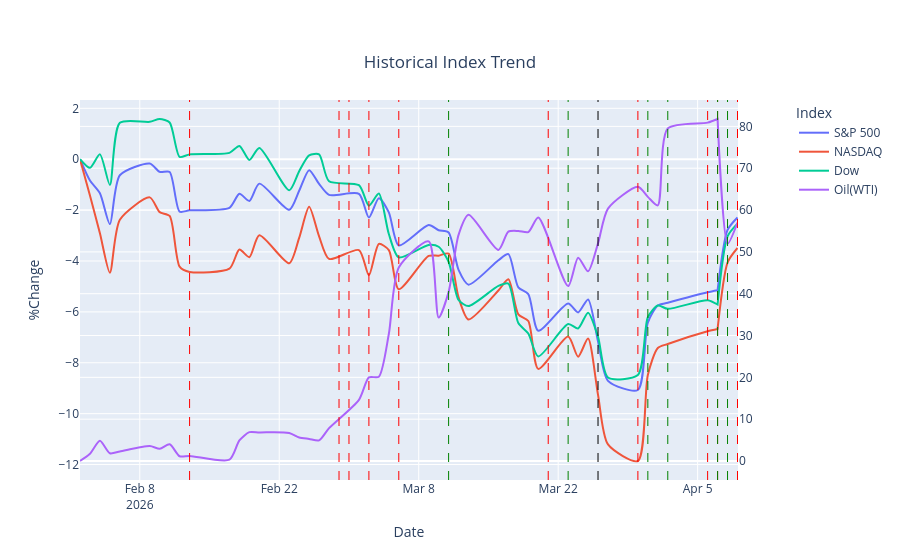

Notebook code cell kept with this figure:
### Code cell
# Create figure with secondary y-axis
fig = make_subplots(specs=[[{"secondary_y": True}]])


for ticker in tickers:
    secondary_y = True if ticker == 'CL=F' else False 
    fig.add_trace(go.Scatter(x=data_file.Date, y=data_file[ticker],
                            name=display_name[ticker],
                             line_shape='spline',  # Sets the line to spline shape
                             line=dict(smoothing=0.7), # Adjusts the smoothness (0 to 1.3)
                             customdata = data_file[["date","event"]].fillna(''),
                            hovertemplate="Date:%{customdata[0]}<br>%{customdata[1]}<br>%{y}"),
                  secondary_y=secondary_y
                 )
for date,event_type,event in zip(events.date,events.type,events.event):
    if event_type == 'escalation':
        color = 'red'
    elif event_type == 'de-escalation':
        color = 'green'
    else:
        color = 'black'
        
    fig.add_vline(x=date, line_width = 1, line_dash = 'dash', line_color = color)

    
fig.update_layout(legend_title_text = "Index",
                  title={
                      'text': "Historical Index Trend",
                      'y': 0.9,
                      'x': 0.5,
                      'xanchor': 'center',
                      'yanchor': 'top'
                  }
                 )
fig.update_xaxes(title_text="Date")
fig.update_yaxes(title_text="%Change", secondary_y=False)
fig.show()

### Figure 1 — Plotly figure (JSON) as saved in the notebook; plotly's stock layout.template omitted (floating-point values rounded to 4 significant figures)
{"data": [{"customdata": [["Feb 02", ""], ["Feb 03", ""], ["Feb 04", ""], ["Feb 05", ""], ["Feb 06", ""], ["Feb 09", ""], ["Feb 10", ""], ["Feb 11", ""], ["Feb 12", ""], ["Feb 13", "Trump orders USS Gerald Ford carrier group to Middle East"], ["Feb 17", ""], ["Feb 18", ""], ["Feb 19", ""], ["Feb 20", ""], ["Feb 23", ""], ["Feb 24", ""], ["Feb 25", ""], ["Feb 26", ""], ["Feb 27", ""], ["Mar 02", ""], ["Mar 03", "Trump says war will last 4-5 weeks"], ["Mar 04", ""], ["Mar 05", ""], ["Mar 06", "Trump: No deal without 'unconditional surrender'"], ["Mar 09", ""], ["Mar 10", ""], ["Mar 11", "Trump primetime speech: 'War ends soon'"], ["Mar 12", ""], ["Mar 13", ""], ["Mar 16", ""], ["Mar 17", ""], ["Mar 18", ""], ["Mar 19", ""], ["Mar 20", ""], ["Mar 23", "Trump postpones strikes 5 days citing 'productive conversations'"], ["Mar 24", ""], ["Mar 25", ""], ["Mar 26", "Trump extends deadline 10 days but warns 'get serious soon'"], ["Mar 27", ""], ["Mar 30", "Trump threatens to destroy oil wells and Kharg Island"], ["Mar 31", "Report: Iran president open to ending war with guarantees"], ["Apr 01", ""], ["Apr 02", "Trump primetime speech: 'Getting very close'"], ["Apr 06", "Trump sets final deadline: Tuesday April 7 8pm ET"], ["Apr 07", "Trump: 'A whole civilization will die tonight'"], ["Apr 07", "Trump announces 2-week ceasefire via Truth Social"], ["Apr 08", "Trump: 'Big money will be made' as Hormuz reopens"], ["Apr 09", "Trump: military stays until 'real agreement' - Iran's plan 'totally fake'"]], "hovertemplate": "Date:%{customdata[0]}<br>%{customdata[1]}<br>%{y}", "line": {"shape": "spline", "smoothing": 0.7}, "name": "S&P 500", "type": "scatter", "x": ["2026-02-02T00:00:00.000000000", "2026-02-03T00:00:00.000000000", "2026-02-04T00:00:00.000000000", "2026-02-05T00:00:00.000000000", "2026-02-06T00:00:00.000000000", "2026-02-09T00:00:00.000000000", "2026-02-10T00:00:00.000000000", "2026-02-11T00:00:00.000000000", "2026-02-12T00:00:00.000000000", "2026-02-13T00:00:00.000000000", "2026-02-17T00:00:00.000000000", "2026-02-18T00:00:00.000000000", "2026-02-19T00:00:00.000000000", "2026-02-20T00:00:00.000000000", "2026-02-23T00:00:00.000000000", "2026-02-24T00:00:00.000000000", "2026-02-25T00:00:00.000000000", "2026-02-26T00:00:00.000000000", "2026-02-27T00:00:00.000000000", "2026-03-02T00:00:00.000000000", "2026-03-03T00:00:00.000000000", "2026-03-04T00:00:00.000000000", "2026-03-05T00:00:00.000000000", "2026-03-06T00:00:00.000000000", "2026-03-09T00:00:00.000000000", "2026-03-10T00:00:00.000000000", "2026-03-11T00:00:00.000000000", "2026-03-12T00:00:00.000000000", "2026-03-13T00:00:00.000000000", "2026-03-16T00:00:00.000000000", "2026-03-17T00:00:00.000000000", "2026-03-18T00:00:00.000000000", "2026-03-19T00:00:00.000000000", "2026-03-20T00:00:00.000000000", "2026-03-23T00:00:00.000000000", "2026-03-24T00:00:00.000000000", "2026-03-25T00:00:00.000000000", "2026-03-26T00:00:00.000000000", "2026-03-27T00:00:00.000000000", "2026-03-30T00:00:00.000000000", "2026-03-31T00:00:00.000000000", "2026-04-01T00:00:00.000000000", "2026-04-02T00:00:00.000000000", "2026-04-06T00:00:00.000000000", "2026-04-07T00:00:00.000000000", "2026-04-07T00:00:00.000000000", "2026-04-08T00:00:00.000000000", "2026-04-09T00:00:00.000000000"], "xaxis": "x", "y": [0.0, -0.84, -1.34, -2.55, -0.63, -0.17, -0.5, -0.5, -2.06, -2.01, -1.91, -1.36, -1.64, -0.96, -1.99, -1.24, -0.43, -0.97, -1.4, -1.36, -2.29, -1.53, -2.09, -3.39, -2.59, -2.79, -2.88, -4.35, -4.93, -3.97, -3.73, -5.04, -5.3, -6.74, -5.67, -6.02, -5.51, -7.16, -8.71, -9.07, -6.42, -5.75, -5.64, -5.23, -5.15, -5.15, -2.78, -2.29], "yaxis": "y"}, {"customdata": [["Feb 02", ""], ["Feb 03", ""], ["Feb 04", ""], ["Feb 05", ""], ["Feb 06", ""], ["Feb 09", ""], ["Feb 10", ""], ["Feb 11", ""], ["Feb 12", ""], ["Feb 13", "Trump orders USS Gerald Ford carrier group to Middle East"], ["Feb 17", ""], ["Feb 18", ""], ["Feb 19", ""], ["Feb 20", ""], ["Feb 23", ""], ["Feb 24", ""], ["Feb 25", ""], ["Feb 26", ""], ["Feb 27", ""], ["Mar 02", ""], ["Mar 03", "Trump says war will last 4-5 weeks"], ["Mar 04", ""], ["Mar 05", ""], ["Mar 06", "Trump: No deal without 'unconditional surrender'"], ["Mar 09", ""], ["Mar 10", ""], ["Mar 11", "Trump primetime speech: 'War ends soon'"], ["Mar 12", ""], ["Mar 13", ""], ["Mar 16", ""], ["Mar 17", ""], ["Mar 18", ""], ["Mar 19", ""], ["Mar 20", ""], ["Mar 23", "Trump postpones strikes 5 days citing 'productive conversations'"], ["Mar 24", ""], ["Mar 25", ""], ["Mar 26", "Trump extends deadline 10 days but warns 'get serious soon'"], ["Mar 27", ""], ["Mar 30", "Trump threatens to destroy oil wells and Kharg Island"], ["Mar 31", "Report: Iran president open to ending war with guarantees"], ["Apr 01", ""], ["Apr 02", "Trump primetime speech: 'Getting very close'"], ["Apr 06", "Trump sets final deadline: Tuesday April 7 8pm ET"], ["Apr 07", "Trump: 'A whole civilization will die tonight'"], ["Apr 07", "Trump announces 2-week ceasefire via Truth Social"], ["Apr 08", "Trump: 'Big money will be made' as Hormuz reopens"], ["Apr 09", "Trump: military stays until 'real agreement' - Iran's plan 'totally fake'"]], "hovertemplate": "Date:%{customdata[0]}<br>%{customdata[1]}<br>%{y}", "line": {"shape": "spline", "smoothing": 0.7}, "name": "NASDAQ", "type": "scatter", "x": ["2026-02-02T00:00:00.000000000", "2026-02-03T00:00:00.000000000", "2026-02-04T00:00:00.000000000", "2026-02-05T00:00:00.000000000", "2026-02-06T00:00:00.000000000", "2026-02-09T00:00:00.000000000", "2026-02-10T00:00:00.000000000", "2026-02-11T00:00:00.000000000", "2026-02-12T00:00:00.000000000", "2026-02-13T00:00:00.000000000", "2026-02-17T00:00:00.000000000", "2026-02-18T00:00:00.000000000", "2026-02-19T00:00:00.000000000", "2026-02-20T00:00:00.000000000", "2026-02-23T00:00:00.000000000", "2026-02-24T00:00:00.000000000", "2026-02-25T00:00:00.000000000", "2026-02-26T00:00:00.000000000", "2026-02-27T00:00:00.000000000", "2026-03-02T00:00:00.000000000", "2026-03-03T00:00:00.000000000", "2026-03-04T00:00:00.000000000", "2026-03-05T00:00:00.000000000", "2026-03-06T00:00:00.000000000", "2026-03-09T00:00:00.000000000", "2026-03-10T00:00:00.000000000", "2026-03-11T00:00:00.000000000", "2026-03-12T00:00:00.000000000", "2026-03-13T00:00:00.000000000", "2026-03-16T00:00:00.000000000", "2026-03-17T00:00:00.000000000", "2026-03-18T00:00:00.000000000", "2026-03-19T00:00:00.000000000", "2026-03-20T00:00:00.000000000", "2026-03-23T00:00:00.000000000", "2026-03-24T00:00:00.000000000", "2026-03-25T00:00:00.000000000", "2026-03-26T00:00:00.000000000", "2026-03-27T00:00:00.000000000", "2026-03-30T00:00:00.000000000", "2026-03-31T00:00:00.000000000", "2026-04-01T00:00:00.000000000", "2026-04-02T00:00:00.000000000", "2026-04-06T00:00:00.000000000", "2026-04-07T00:00:00.000000000", "2026-04-07T00:00:00.000000000", "2026-04-08T00:00:00.000000000", "2026-04-09T00:00:00.000000000"], "xaxis": "x", "y": [0.0, -1.43, -2.91, -4.46, -2.38, -1.5, -2.08, -2.23, -4.22, -4.43, -4.3, -3.55, -3.85, -2.99, -4.09, -3.09, -1.87, -3.03, -3.92, -3.57, -4.56, -3.33, -3.57, -5.11, -3.8, -3.79, -3.71, -5.43, -6.3, -5.16, -4.72, -6.1, -6.36, -8.24, -6.97, -7.76, -7.05, -9.26, -11.21, -11.86, -8.48, -7.42, -7.26, -6.76, -6.67, -6.67, -4.06, -3.49], "yaxis": "y"}, {"customdata": [["Feb 02", ""], ["Feb 03", ""], ["Feb 04", ""], ["Feb 05", ""], ["Feb 06", ""], ["Feb 09", ""], ["Feb 10", ""], ["Feb 11", ""], ["Feb 12", ""], ["Feb 13", "Trump orders USS Gerald Ford carrier group to Middle East"], ["Feb 17", ""], ["Feb 18", ""], ["Feb 19", ""], ["Feb 20", ""], ["Feb 23", ""], ["Feb 24", ""], ["Feb 25", ""], ["Feb 26", ""], ["Feb 27", ""], ["Mar 02", ""], ["Mar 03", "Trump says war will last 4-5 weeks"], ["Mar 04", ""], ["Mar 05", ""], ["Mar 06", "Trump: No deal without 'unconditional surrender'"], ["Mar 09", ""], ["Mar 10", ""], ["Mar 11", "Trump primetime speech: 'War ends soon'"], ["Mar 12", ""], ["Mar 13", ""], ["Mar 16", ""], ["Mar 17", ""], ["Mar 18", ""], ["Mar 19", ""], ["Mar 20", ""], ["Mar 23", "Trump postpones strikes 5 days citing 'productive conversations'"], ["Mar 24", ""], ["Mar 25", ""], ["Mar 26", "Trump extends deadline 10 days but warns 'get serious soon'"], ["Mar 27", ""], ["Mar 30", "Trump threatens to destroy oil wells and Kharg Island"], ["Mar 31", "Report: Iran president open to ending war with guarantees"], ["Apr 01", ""], ["Apr 02", "Trump primetime speech: 'Getting very close'"], ["Apr 06", "Trump sets final deadline: Tuesday April 7 8pm ET"], ["Apr 07", "Trump: 'A whole civilization will die tonight'"], ["Apr 07", "Trump announces 2-week ceasefire via Truth Social"], ["Apr 08", "Trump: 'Big money will be made' as Hormuz reopens"], ["Apr 09", "Trump: military stays until 'real agreement' - Iran's plan 'totally fake'"]], "hovertemplate": "Date:%{customdata[0]}<br>%{customdata[1]}<br>%{y}", "line": {"shape": "spline", "smoothing": 0.7}, "name": "Dow", "type": "scatter", "x": ["2026-02-02T00:00:00.000000000", "2026-02-03T00:00:00.000000000", "2026-02-04T00:00:00.000000000", "2026-02-05T00:00:00.000000000", "2026-02-06T00:00:00.000000000", "2026-02-09T00:00:00.000000000", "2026-02-10T00:00:00.000000000", "2026-02-11T00:00:00.000000000", "2026-02-12T00:00:00.000000000", "2026-02-13T00:00:00.000000000", "2026-02-17T00:00:00.000000000", "2026-02-18T00:00:00.000000000", "2026-02-19T00:00:00.000000000", "2026-02-20T00:00:00.000000000", "2026-02-23T00:00:00.000000000", "2026-02-24T00:00:00.000000000", "2026-02-25T00:00:00.000000000", "2026-02-26T00:00:00.000000000", "2026-02-27T00:00:00.000000000", "2026-03-02T00:00:00.000000000", "2026-03-03T00:00:00.000000000", "2026-03-04T00:00:00.000000000", "2026-03-05T00:00:00.000000000", "2026-03-06T00:00:00.000000000", "2026-03-09T00:00:00.000000000", "2026-03-10T00:00:00.000000000", "2026-03-11T00:00:00.000000000", "2026-03-12T00:00:00.000000000", "2026-03-13T00:00:00.000000000", "2026-03-16T00:00:00.000000000", "2026-03-17T00:00:00.000000000", "2026-03-18T00:00:00.000000000", "2026-03-19T00:00:00.000000000", "2026-03-20T00:00:00.000000000", "2026-03-23T00:00:00.000000000", "2026-03-24T00:00:00.000000000", "2026-03-25T00:00:00.000000000", "2026-03-26T00:00:00.000000000", "2026-03-27T00:00:00.000000000", "2026-03-30T00:00:00.000000000", "2026-03-31T00:00:00.000000000", "2026-04-01T00:00:00.000000000", "2026-04-02T00:00:00.000000000", "2026-04-06T00:00:00.000000000", "2026-04-07T00:00:00.000000000", "2026-04-07T00:00:00.000000000", "2026-04-08T00:00:00.000000000", "2026-04-09T00:00:00.000000000"], "xaxis": "x", "y": [0.0, -0.34, 0.19, -1.01, 1.43, 1.47, 1.58, 1.44, 0.09, 0.19, 0.25, 0.52, -0.03, 0.44, -1.22, -0.47, 0.15, 0.19, -0.87, -1.02, -1.83, -1.35, -2.94, -3.86, -3.37, -3.44, -4.03, -5.53, -5.77, -4.98, -4.89, -6.44, -6.85, -7.75, -6.48, -6.65, -6.03, -6.98, -8.58, -8.48, -6.21, -5.75, -5.88, -5.54, -5.71, -5.71, -3.03, -2.53], "yaxis": "y"}, {"customdata": [["Feb 02", ""], ["Feb 03", ""], ["Feb 04", ""], ["Feb 05", ""], ["Feb 06", ""], ["Feb 09", ""], ["Feb 10", ""], ["Feb 11", ""], ["Feb 12", ""], ["Feb 13", "Trump orders USS Gerald Ford carrier group to Middle East"], ["Feb 17", ""], ["Feb 18", ""], ["Feb 19", ""], ["Feb 20", ""], ["Feb 23", ""], ["Feb 24", ""], ["Feb 25", ""], ["Feb 26", ""], ["Feb 27", ""], ["Mar 02", ""], ["Mar 03", "Trump says war will last 4-5 weeks"], ["Mar 04", ""], ["Mar 05", ""], ["Mar 06", "Trump: No deal without 'unconditional surrender'"], ["Mar 09", ""], ["Mar 10", ""], ["Mar 11", "Trump primetime speech: 'War ends soon'"], ["Mar 12", ""], ["Mar 13", ""], ["Mar 16", ""], ["Mar 17", ""], ["Mar 18", ""], ["Mar 19", ""], ["Mar 20", ""], ["Mar 23", "Trump postpones strikes 5 days citing 'productive conversations'"], ["Mar 24", ""], ["Mar 25", ""], ["Mar 26", "Trump extends deadline 10 days but warns 'get serious soon'"], ["Mar 27", ""], ["Mar 30", "Trump threatens to destroy oil wells and Kharg Island"], ["Mar 31", "Report: Iran president open to ending war with guarantees"], ["Apr 01", ""], ["Apr 02", "Trump primetime speech: 'Getting very close'"], ["Apr 06", "Trump sets final deadline: Tuesday April 7 8pm ET"], ["Apr 07", "Trump: 'A whole civilization will die tonight'"], ["Apr 07", "Trump announces 2-week ceasefire via Truth Social"], ["Apr 08", "Trump: 'Big money will be made' as Hormuz reopens"], ["Apr 09", "Trump: military stays until 'real agreement' - Iran's plan 'totally fake'"]], "hovertemplate": "Date:%{customdata[0]}<br>%{customdata[1]}<br>%{y}", "line": {"shape": "spline", "smoothing": 0.7}, "name": "Oil(WTI)", "type": "scatter", "x": ["2026-02-02T00:00:00.000000000", "2026-02-03T00:00:00.000000000", "2026-02-04T00:00:00.000000000", "2026-02-05T00:00:00.000000000", "2026-02-06T00:00:00.000000000", "2026-02-09T00:00:00.000000000", "2026-02-10T00:00:00.000000000", "2026-02-11T00:00:00.000000000", "2026-02-12T00:00:00.000000000", "2026-02-13T00:00:00.000000000", "2026-02-17T00:00:00.000000000", "2026-02-18T00:00:00.000000000", "2026-02-19T00:00:00.000000000", "2026-02-20T00:00:00.000000000", "2026-02-23T00:00:00.000000000", "2026-02-24T00:00:00.000000000", "2026-02-25T00:00:00.000000000", "2026-02-26T00:00:00.000000000", "2026-02-27T00:00:00.000000000", "2026-03-02T00:00:00.000000000", "2026-03-03T00:00:00.000000000", "2026-03-04T00:00:00.000000000", "2026-03-05T00:00:00.000000000", "2026-03-06T00:00:00.000000000", "2026-03-09T00:00:00.000000000", "2026-03-10T00:00:00.000000000", "2026-03-11T00:00:00.000000000", "2026-03-12T00:00:00.000000000", "2026-03-13T00:00:00.000000000", "2026-03-16T00:00:00.000000000", "2026-03-17T00:00:00.000000000", "2026-03-18T00:00:00.000000000", "2026-03-19T00:00:00.000000000", "2026-03-20T00:00:00.000000000", "2026-03-23T00:00:00.000000000", "2026-03-24T00:00:00.000000000", "2026-03-25T00:00:00.000000000", "2026-03-26T00:00:00.000000000", "2026-03-27T00:00:00.000000000", "2026-03-30T00:00:00.000000000", "2026-03-31T00:00:00.000000000", "2026-04-01T00:00:00.000000000", "2026-04-02T00:00:00.000000000", "2026-04-06T00:00:00.000000000", "2026-04-07T00:00:00.000000000", "2026-04-07T00:00:00.000000000", "2026-04-08T00:00:00.000000000", "2026-04-09T00:00:00.000000000"], "xaxis": "x", "y": [0.0, 1.72, 4.83, 1.85, 2.27, 3.57, 2.93, 4.01, 1.13, 1.21, 0.31, 4.91, 6.9, 6.84, 6.71, 5.62, 5.28, 4.94, 7.85, 14.63, 19.99, 20.15, 30.37, 46.28, 52.51, 34.29, 40.41, 54.06, 58.85, 50.47, 54.83, 55.0, 54.72, 58.22, 41.82, 48.62, 45.35, 52.04, 60.35, 65.56, 63.15, 61.12, 79.5, 80.9, 81.77, 81.77, 51.93, 57.0], "yaxis": "y2"}], "layout": {"legend": {"title": {"text": "Index"}}, "shapes": [{"line": {"color": "red", "dash": "dash", "width": 1}, "type": "line", "x0": "2026-02-13T00:00:00", "x1": "2026-02-13T00:00:00", "xref": "x", "y0": 0, "y1": 1, "yref": "y domain"}, {"line": {"color": "red", "dash": "dash", "width": 1}, "type": "line", "x0": "2026-02-28T00:00:00", "x1": "2026-02-28T00:00:00", "xref": "x", "y0": 0, "y1": 1, "yref": "y domain"}, {"line": {"color": "red", "dash": "dash", "width": 1}, "type": "line", "x0": "2026-03-01T00:00:00", "x1": "2026-03-01T00:00:00", "xref": "x", "y0": 0, "y1": 1, "yref": "y domain"}, {"line": {"color": "red", "dash": "dash", "width": 1}, "type": "line", "x0": "2026-03-03T00:00:00", "x1": "2026-03-03T00:00:00", "xref": "x", "y0": 0, "y1": 1, "yref": "y domain"}, {"line": {"color": "red", "dash": "dash", "width": 1}, "type": "line", "x0": "2026-03-06T00:00:00", "x1": "2026-03-06T00:00:00", "xref": "x", "y0": 0, "y1": 1, "yref": "y domain"}, {"line": {"color": "green", "dash": "dash", "width": 1}, "type": "line", "x0": "2026-03-11T00:00:00", "x1": "2026-03-11T00:00:00", "xref": "x", "y0": 0, "y1": 1, "yref": "y domain"}, {"line": {"color": "red", "dash": "dash", "width": 1}, "type": "line", "x0": "2026-03-21T00:00:00", "x1": "2026-03-21T00:00:00", "xref": "x", "y0": 0, "y1": 1, "yref": "y domain"}, {"line": {"color": "green", "dash": "dash", "width": 1}, "type": "line", "x0": "2026-03-23T00:00:00", "x1": "2026-03-23T00:00:00", "xref": "x", "y0": 0, "y1": 1, "yref": "y domain"}, {"line": {"color": "black", "dash": "dash", "width": 1}, "type": "line", "x0": "2026-03-26T00:00:00", "x1": "2026-03-26T00:00:00", "xref": "x", "y0": 0, "y1": 1, "yref": "y domain"}, {"line": {"color": "red", "dash": "dash", "width": 1}, "type": "line", "x0": "2026-03-30T00:00:00", "x1": "2026-03-30T00:00:00", "xref": "x", "y0": 0, "y1": 1, "yref": "y domain"}, {"line": {"color": "green", "dash": "dash", "width": 1}, "type": "line", "x0": "2026-03-31T00:00:00", "x1": "2026-03-31T00:00:00", "xref": "x", "y0": 0, "y1": 1, "yref": "y domain"}, {"line": {"color": "green", "dash": "dash", "width": 1}, "type": "line", "x0": "2026-04-02T00:00:00", "x1": "2026-04-02T00:00:00", "xref": "x", "y0": 0, "y1": 1, "yref": "y domain"}, {"line": {"color": "red", "dash": "dash", "width": 1}, "type": "line", "x0": "2026-04-06T00:00:00", "x1": "2026-04-06T00:00:00", "xref": "x", "y0": 0, "y1": 1, "yref": "y domain"}, {"line": {"color": "red", "dash": "dash", "width": 1}, "type": "line", "x0": "2026-04-07T00:00:00", "x1": "2026-04-07T00:00:00", "xref": "x", "y0": 0, "y1": 1, "yref": "y domain"}, {"line": {"color": "green", "dash": "dash", "width": 1}, "type": "line", "x0": "2026-04-07T00:00:00", "x1": "2026-04-07T00:00:00", "xref": "x", "y0": 0, "y1": 1, "yref": "y domain"}, {"line": {"color": "green", "dash": "dash", "width": 1}, "type": "line", "x0": "2026-04-08T00:00:00", "x1": "2026-04-08T00:00:00", "xref": "x", "y0": 0, "y1": 1, "yref": "y domain"}, {"line": {"color": "red", "dash": "dash", "width": 1}, "type": "line", "x0": "2026-04-09T00:00:00", "x1": "2026-04-09T00:00:00", "xref": "x", "y0": 0, "y1": 1, "yref": "y domain"}], "title": {"text": "Historical Index Trend", "x": 0.5, "xanchor": "center", "y": 0.9, "yanchor": "top"}, "xaxis": {"anchor": "y", "domain": [0, 0.94], "title": {"text": "Date"}}, "yaxis": {"anchor": "x", "domain": [0, 1], "title": {"text": "%Change"}}, "yaxis2": {"anchor": "x", "overlaying": "y", "side": "right"}}}
